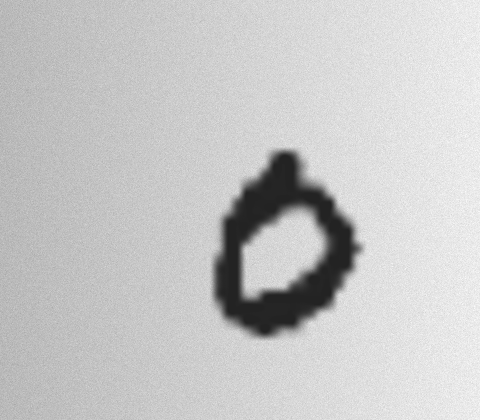
#> input picture ActividadesAgente/MNIST_CNN_Filtros_Regularizacion/ejemplos/digito_0.png, 480 x 420 px
$ python -i preprocesamiento.py   (imports and definitions only)
#> lines starting #> are read from the running program, lines starting #| are printed output that depends on the picture
#> further down, picture is the input picture: shape (420, 480); min 35, max 251, mean 198.3
"""
PASO 2 — Convertir una imagen "del mundo real" al formato que el modelo conoce.

El modelo SOLO vio imágenes MNIST durante el entrenamiento:
  * 28x28 píxeles, escala de grises
  * dígito CLARO sobre fondo OSCURO
  * el dígito ocupa una caja de ~20x20 en el centro (centrado por su "centro de masa")
  * valores normalizados a [0, 1]

Una foto de tu cuaderno es lo contrario (tinta oscura sobre papel claro, grande,
descentrada). Si se la pasas tal cual, el modelo se equivoca casi siempre.
Esta función replica el procedimiento con el que se construyó MNIST.
"""
import numpy as np
from PIL import Image, ImageFilter, ImageOps


def _a_gris(img):
    """Cualquier imagen (RGB, RGBA, gris) -> PIL en escala de grises.
    Si tiene transparencia (p. ej. el lienzo de dibujo), se pinta sobre fondo blanco."""
    if img.mode in ("RGBA", "LA") or (img.mode == "P" and "transparency" in img.info):
        img = img.convert("RGBA")
        fondo = Image.new("RGBA", img.size, (255, 255, 255, 255))
        img = Image.alpha_composite(fondo, img)
    return img.convert("L")


def _umbral_otsu(a):
    """Umbral de Otsu: el valor que mejor separa 'tinta' de 'fondo' en el histograma."""
    hist = np.bincount(a.ravel(), minlength=256).astype(float)
    total = a.size
    suma_total = np.dot(np.arange(256), hist)
    peso_f = suma_f = 0.0
    mejor, umbral = -1.0, 128
    for t in range(256):
        peso_f += hist[t]
        if peso_f == 0 or peso_f == total:
            continue
        suma_f += t * hist[t]
        m_f = suma_f / peso_f
        m_d = (suma_total - suma_f) / (total - peso_f)
        var = peso_f * (total - peso_f) * (m_f - m_d) ** 2
        if var > mejor:
            mejor, umbral = var, t
    return umbral


def preparar_imagen(img):
    """
    Recibe una imagen PIL o un arreglo numpy.
    Devuelve:
        vector  -> arreglo (1, 784) float32 en [0, 1], listo para Model.predict
        vista   -> arreglo (28, 28) uint8, lo que "ve" el modelo (para mostrarlo)
    """
    if isinstance(img, np.ndarray):
        img = Image.fromarray(img)
    img = ImageOps.exif_transpose(img)          # respeta la rotación de fotos de celular
    gris = _a_gris(img)

    # Reducir fotos enormes para que todo sea rápido
    gris.thumbnail((600, 600))
    a = np.asarray(gris).astype(np.uint8)

    # 1) Estimar el fondo (el papel) y restarlo. En una foto real la luz no es
    #    pareja: un lado del papel sale más oscuro. Si no se corrige, esa sombra
    #    se confunde con tinta. Truco: en una versión pequeña de la imagen, un
    #    filtro de máximo "borra" los trazos oscuros y deja solo el papel.
    #    Se mira el borde de la imagen para saber si el fondo es claro u oscuro.
    borde = np.concatenate([a[0, :], a[-1, :], a[:, 0], a[:, -1]])
#> borde = 1800 values, max 250 at index 1546, min 169 at index 1101, mean 209.6
    fondo_claro = borde.mean() > 127
#> fondo_claro = True
    H, W = a.shape
#> H = 420; W = 480
    peq = gris.resize((max(1, W // 8), max(1, H // 8)), Image.BILINEAR)
    peq = peq.filter(ImageFilter.MaxFilter(5) if fondo_claro else ImageFilter.MinFilter(5))
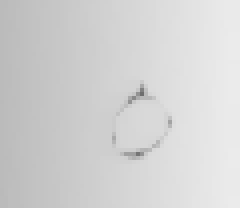
#> peq: PIL image 60x52 L (shown 4 times larger); min 110, max 235, mean 210.8
    fondo = np.asarray(peq.filter(ImageFilter.GaussianBlur(2)).resize((W, H), Image.BILINEAR), float)
    # 2) Tinta = diferencia con el papel. Queda trazo CLARO sobre fondo NEGRO, como MNIST.
    tinta = (fondo - a) if fondo_claro else (a - fondo)
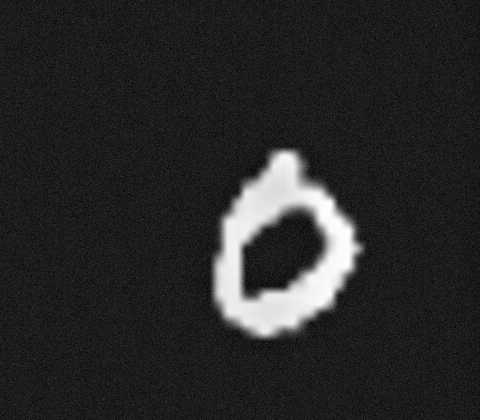
#> tinta: shape (420, 480) float64; min -20, max 184, mean 12.5; drawn with min black and max white
    a = np.clip(tinta, 0, 255).astype(np.uint8)
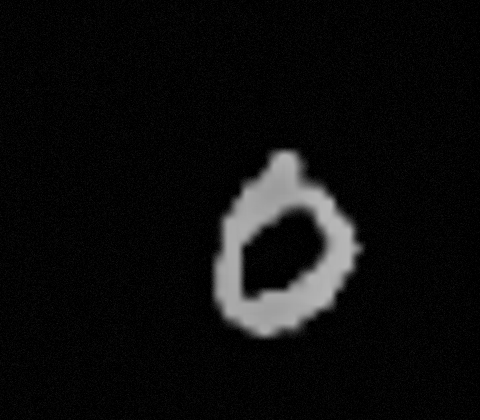
#> a: shape (420, 480); min 0, max 184, mean 13.5

    # 3) Umbral de Otsu: separa tinta de lo que queda de ruido/textura del papel
    t = max(_umbral_otsu(a), int(0.2 * a.max()))
#> in _umbral_otsu, `hist = np.bincount(a.ravel(), minlength=256).astype(float)`: hist = 256 values, max 70533 at index 0, min 0 at index 185, mean 787.5
#> in _umbral_otsu, `suma_total = np.dot(np.arange(256), hist)`: suma_total = 2731349
#> the loop in _umbral_otsu, `for t in range(256):` made 256 passes
#> (peso_f, suma_f, m_f, m_d, mejor) on passes 1 to 12: (70533, 0, 0, 20.84, 4.01e+12), (84875, 14342, 0.169, 23.28, 5.29e+12), (99291, 43174, 0.435, 26.28, 6.78e+12), (113412, 85537, 0.754, 30, 8.56e+12), (126998, 139881, 1.1, 34.74, 1.07e+13), (139116, 200471, 1.44, 40.5, 1.33e+13), (149707, 264017, 1.76, 47.55, 1.63e+13), (158751, 327325, 2.06, 56.1, 1.99e+13), (165914, 384629, 2.32, 65.76, 2.38e+13), (171517, 435056, 2.54, 76.33, 2.81e+13), (175832, 478206, 2.72, 87.44, 3.25e+13), (178909, 512053, 2.86, 97.81, 3.66e+13)
#> after the loop in _umbral_otsu, `for t in range(256):`: mejor = 5.37e+13; peso_f = 201600; suma_f = 2728589; umbral = 78
#> t = 78
    a = np.where(a > t, a, 0).astype(np.uint8)
    if a.max() == 0:
        vacia = np.zeros((28, 28), np.uint8)
        return vacia.reshape(1, 784).astype("float32"), vacia

    # 4) Recortar a la caja que contiene el trazo
    filas = np.where(a.max(axis=1) > 0)[0]
#> filas = 187 values from 150 to 336
    cols = np.where(a.max(axis=0) > 0)[0]
#> cols = 147 values from 214 to 360
    a = a[filas[0]:filas[-1] + 1, cols[0]:cols[-1] + 1]
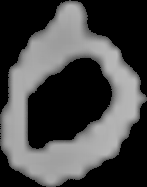
#> a: shape (187, 147); min 0, max 184, mean 71.8
    h, w = a.shape
#> h = 187; w = 147

    # 5) Engrosar trazos finos. En MNIST la tinta ocupa ~30-55% de la caja del dígito
    #    (trazo grueso). Un lapicero en una foto grande queda muy delgado y, al
    #    reducir a 20x20, casi desaparecería. Se "dilata" el trazo hasta llegar a ~30%.
    recorte = Image.fromarray(a)
    k = max(3, int(round(max(h, w) / 40)) | 1)        # tamaño del filtro (impar)
#> k = 5
    for _ in range(12):
        if (np.asarray(recorte) > 0).mean() >= 0.30:
            break
        recorte = recorte.filter(ImageFilter.MaxFilter(k))
    a = np.asarray(recorte)
    filas = np.where(a.max(axis=1) > 0)[0]
#> filas = 187 values from 0 to 186
    cols = np.where(a.max(axis=0) > 0)[0]
#> cols = 147 values from 0 to 146
    a = a[filas[0]:filas[-1] + 1, cols[0]:cols[-1] + 1]
    h, w = a.shape
    recorte = Image.fromarray(a)

    # 6) Escalar para que el lado mayor mida 20 px, conservando la proporción
    escala = 20.0 / max(h, w)
#> escala = 0.107
    nw, nh = max(1, round(w * escala)), max(1, round(h * escala))
#> nw = 16; nh = 20
    recorte = recorte.resize((nw, nh), Image.LANCZOS)
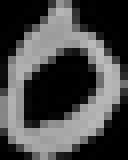
#> recorte: PIL image 16x20 L (shown 8 times larger); min 0, max 189, mean 73

    # 7) Pegar en un lienzo negro de 28x28
    lienzo = np.zeros((28, 28), np.float32)
    y0, x0 = (28 - nh) // 2, (28 - nw) // 2
#> y0 = 4; x0 = 6
    lienzo[y0:y0 + nh, x0:x0 + nw] = np.asarray(recorte, np.float32)
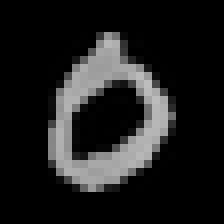
#> lienzo: shape (28, 28) float32 (shown 8 times larger); min 0, max 189, mean 29.8

    # 8) Centrar por centro de masa (así se centró MNIST originalmente)
    ys, xs = np.indices(lienzo.shape)
    masa = lienzo.sum()
#> masa = 23351
    cy, cx = (ys * lienzo).sum() / masa, (xs * lienzo).sum() / masa
#> cy = 14.28; cx = 13.01
    dy, dx = int(round(14 - cy)), int(round(14 - cx))
#> dy = 0; dx = 1
    lienzo = np.roll(lienzo, (dy, dx), axis=(0, 1))

    # 9) Contraste: que el trazo más intenso valga 255, como en MNIST
    lienzo = lienzo / lienzo.max() * 255.0
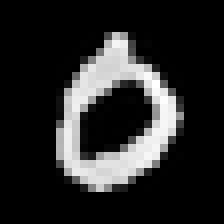
#> lienzo: shape (28, 28) float32 (shown 8 times larger); min 0, max 255, mean 40.2
    vista = lienzo.astype(np.uint8)

    # 10) Aplanar y normalizar EXACTAMENTE igual que en el entrenamiento
    vector = (lienzo / 255.0).reshape(1, 784).astype("float32")
    return vector, vista

>>> import cv2
>>> picture = cv2.imread('ejemplos/digito_0.png', cv2.IMREAD_GRAYSCALE)
>>> result = preparar_imagen(picture)

$ run again, on ActividadesAgente/MNIST_CNN_Filtros_Regularizacion/ejemplos/digito_2.png
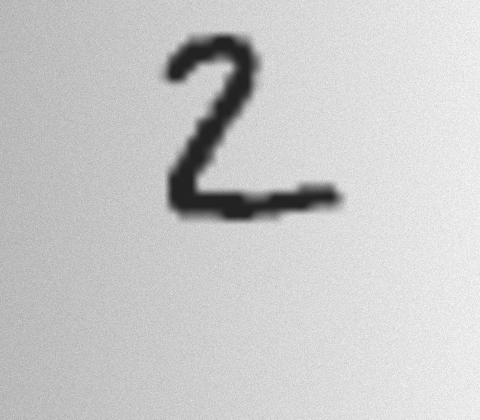
#> input picture ActividadesAgente/MNIST_CNN_Filtros_Regularizacion/ejemplos/digito_2.png, 480 x 420 px
#> picture is the input picture: shape (420, 480); min 35, max 251, mean 201.1
#> borde = 1800 values, max 247 at index 1529, min 172 at index 19, mean 209.5
#> fondo_claro = True
#> hist = 256 values, max 70620 at index 0, min 0 at index 186, mean 787.5
#> suma_total = 2280211
#> the loop in _umbral_otsu, `for t in range(256):` made 256 passes
#> (peso_f, suma_f, m_f, m_d, mejor) on passes 1 to 8: (70620, 0, 0, 17.41, 2.8e+12), (84982, 14362, 0.169, 19.43, 3.68e+12), (99759, 43916, 0.44, 21.96, 4.7e+12), (114136, 87047, 0.763, 25.08, 5.9e+12), (127883, 142035, 1.11, 29.01, 7.34e+12), (140400, 204620, 1.46, 33.91, 9.05e+12), (151471, 271046, 1.79, 40.08, 1.11e+13), (160620, 335089, 2.09, 47.47, 1.36e+13)
#> after the loop in _umbral_otsu, `for t in range(256):`: mejor = 3.91e+13; peso_f = 201600; suma_f = 2279101; umbral = 73
#> in preparar_imagen, `filas = np.where(a.max(axis=1) > 0)[0]`: filas = 187 values from 34 to 220
#> in preparar_imagen, `cols = np.where(a.max(axis=0) > 0)[0]`: cols = 177 values from 165 to 341
#> in preparar_imagen, `a = a[filas[0]:filas[-1] + 1, cols[0]:cols[-1] + 1]`:
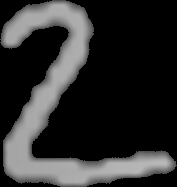
#> a: shape (187, 177); min 0, max 185, mean 45.6
#> in preparar_imagen, `filas = np.where(a.max(axis=1) > 0)[0]`: filas = 187 values from 0 to 186
#> in preparar_imagen, `cols = np.where(a.max(axis=0) > 0)[0]`: cols = 177 values from 0 to 176
#> masa = 17891
#> cy = 14.97; cx = 10.2
#> dy = -1; dx = 4
#> in preparar_imagen, `lienzo = lienzo / lienzo.max() * 255.0`:
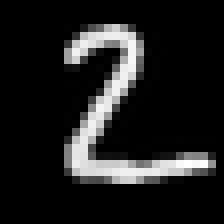
#> lienzo: shape (28, 28) float32 (shown 8 times larger); min 0, max 255, mean 30.8

$ run again, on ActividadesAgente/MNIST_CNN_Filtros_Regularizacion/ejemplos/digito_3.png
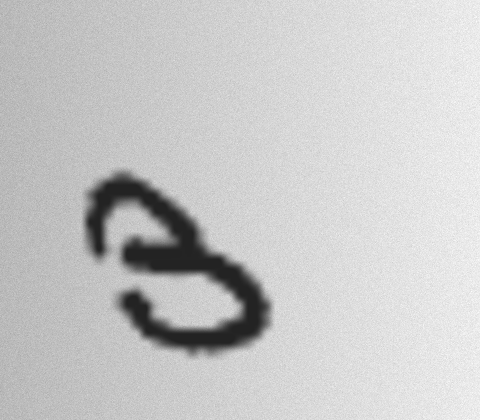
#> input picture ActividadesAgente/MNIST_CNN_Filtros_Regularizacion/ejemplos/digito_3.png, 480 x 420 px
#> picture is the input picture: shape (420, 480); min 35, max 253, mean 199.5
#> borde = 1800 values, max 248 at index 947, min 167 at index 1002, mean 209.6
#> fondo_claro = True
#> hist = 256 values, max 69225 at index 0, min 0 at index 177, mean 787.5
#> suma_total = 2558992
#> the loop in _umbral_otsu, `for t in range(256):` made 256 passes
#> (peso_f, suma_f, m_f, m_d, mejor) on passes 1 to 8: (69225, 0, 0, 19.33, 3.42e+12), (83460, 14235, 0.171, 21.54, 4.5e+12), (97959, 43233, 0.441, 24.27, 5.77e+12), (112286, 86214, 0.768, 27.69, 7.27e+12), (125784, 140206, 1.11, 31.9, 9.04e+12), (137902, 200796, 1.46, 37.02, 1.11e+13), (148735, 265794, 1.79, 43.38, 1.36e+13), (157610, 327919, 2.08, 50.72, 1.64e+13)
#> after the loop in _umbral_otsu, `for t in range(256):`: mejor = 4.37e+13; peso_f = 201600; suma_f = 2557936; umbral = 71
#> in preparar_imagen, `filas = np.where(a.max(axis=1) > 0)[0]`: filas = 181 values from 173 to 353
#> in preparar_imagen, `cols = np.where(a.max(axis=0) > 0)[0]`: cols = 186 values from 85 to 270
#> in preparar_imagen, `a = a[filas[0]:filas[-1] + 1, cols[0]:cols[-1] + 1]`:
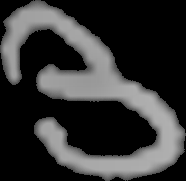
#> a: shape (181, 186); min 0, max 176, mean 52.4
#> in preparar_imagen, `filas = np.where(a.max(axis=1) > 0)[0]`: filas = 181 values from 0 to 180
#> in preparar_imagen, `cols = np.where(a.max(axis=0) > 0)[0]`: cols = 186 values from 0 to 185
#> masa = 20526
#> cy = 13.7; cx = 13.43
#> dy = 0; dx = 1
#> in preparar_imagen, `lienzo = lienzo / lienzo.max() * 255.0`:
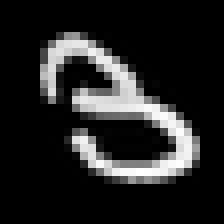
#> lienzo: shape (28, 28) float32 (shown 8 times larger); min 0, max 255, mean 36.3
